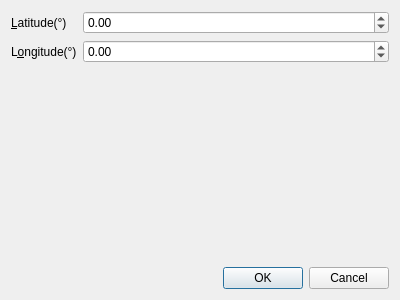
<?xml version="1.0" encoding="UTF-8"?>
<ui version="4.0">
 <class>SetHomeDialog</class>
 <widget class="QDialog" name="SetHomeDialog">
  <property name="geometry">
   <rect>
    <x>0</x>
    <y>0</y>
    <width>400</width>
    <height>300</height>
   </rect>
  </property>
  <property name="windowTitle">
   <string>Set your home to…</string>
  </property>
  <layout class="QVBoxLayout" name="verticalLayout">
   <item>
    <layout class="QFormLayout" name="formLayout">
     <item row="0" column="0">
      <widget class="QLabel" name="label">
       <property name="text">
        <string>&amp;Latitude(°)</string>
       </property>
       <property name="buddy">
        <cstring>spinLatitude</cstring>
       </property>
      </widget>
     </item>
     <item row="1" column="0">
      <widget class="QLabel" name="label_2">
       <property name="text">
        <string>L&amp;ongitude(°)</string>
       </property>
       <property name="buddy">
        <cstring>spinLongitude</cstring>
       </property>
      </widget>
     </item>
     <item row="0" column="1">
      <widget class="QDoubleSpinBox" name="spinLatitude">
       <property name="minimum">
        <double>-90.000000000000000</double>
       </property>
       <property name="maximum">
        <double>90.000000000000000</double>
       </property>
      </widget>
     </item>
     <item row="1" column="1">
      <widget class="QDoubleSpinBox" name="spinLongitude">
       <property name="minimum">
        <double>-180.000000000000000</double>
       </property>
       <property name="maximum">
        <double>180.000000000000000</double>
       </property>
      </widget>
     </item>
    </layout>
   </item>
   <item>
    <widget class="QDialogButtonBox" name="buttonBox">
     <property name="orientation">
      <enum>Qt::Horizontal</enum>
     </property>
     <property name="standardButtons">
      <set>QDialogButtonBox::Cancel|QDialogButtonBox::Ok</set>
     </property>
    </widget>
   </item>
  </layout>
 </widget>
 <resources/>
 <connections>
  <connection>
   <sender>buttonBox</sender>
   <signal>accepted()</signal>
   <receiver>SetHomeDialog</receiver>
   <slot>accept()</slot>
   <hints>
    <hint type="sourcelabel">
     <x>248</x>
     <y>254</y>
    </hint>
    <hint type="destinationlabel">
     <x>157</x>
     <y>274</y>
    </hint>
   </hints>
  </connection>
  <connection>
   <sender>buttonBox</sender>
   <signal>rejected()</signal>
   <receiver>SetHomeDialog</receiver>
   <slot>reject()</slot>
   <hints>
    <hint type="sourcelabel">
     <x>316</x>
     <y>260</y>
    </hint>
    <hint type="destinationlabel">
     <x>286</x>
     <y>274</y>
    </hint>
   </hints>
  </connection>
 </connections>
</ui>
